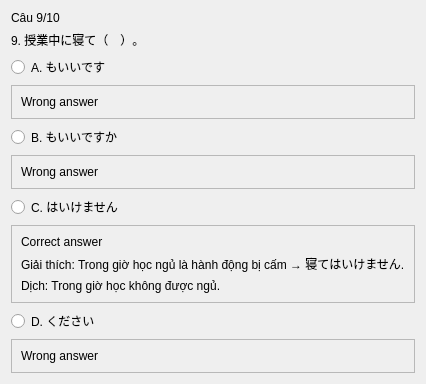
               <widget class="QWidget" name="page_15">
                <layout class="QVBoxLayout" name="verticalLayout_16">
                 <item>
                  <widget class="QLabel" name="label_100">
                   <property name="text">
                    <string>Câu 9/10</string>
                   </property>
                  </widget>
                 </item>
                 <item>
                  <widget class="QLabel" name="label_101">
                   <property name="text">
                    <string>9. 授業中に寝て（　）。</string>
                   </property>
                  </widget>
                 </item>
                 <item>
                  <widget class="QRadioButton" name="radioButton_57">
                   <property name="text">
                    <string>A. もいいです</string>
                   </property>
                  </widget>
                 </item>
                 <item>
                  <widget class="QFrame" name="frame_13">
                   <property name="frameShape">
                    <enum>QFrame::StyledPanel</enum>
                   </property>
                   <property name="frameShadow">
                    <enum>QFrame::Raised</enum>
                   </property>
                   <layout class="QVBoxLayout" name="verticalLayout_17">
                    <item>
                     <widget class="QLabel" name="label_20">
                      <property name="text">
                       <string>Wrong answer</string>
                      </property>
                     </widget>
                    </item>
                   </layout>
                  </widget>
                 </item>
                 <item>
                  <widget class="QRadioButton" name="radioButton_58">
                   <property name="text">
                    <string>B. もいいですか</string>
                   </property>
                  </widget>
                 </item>
                 <item>
                  <widget class="QFrame" name="frame_14">
                   <property name="frameShape">
                    <enum>QFrame::StyledPanel</enum>
                   </property>
                   <property name="frameShadow">
                    <enum>QFrame::Raised</enum>
                   </property>
                   <layout class="QVBoxLayout" name="verticalLayout_18">
                    <item>
                     <widget class="QLabel" name="label_22">
                      <property name="text">
                       <string>Wrong answer</string>
                      </property>
                     </widget>
                    </item>
                   </layout>
                  </widget>
                 </item>
                 <item>
                  <widget class="QRadioButton" name="radioButton_59">
                   <property name="text">
                    <string>C. はいけません</string>
                   </property>
                  </widget>
                 </item>
                 <item>
                  <widget class="QFrame" name="frame_15">
                   <property name="frameShape">
                    <enum>QFrame::StyledPanel</enum>
                   </property>
                   <property name="frameShadow">
                    <enum>QFrame::Raised</enum>
                   </property>
                   <layout class="QVBoxLayout" name="verticalLayout_19">
                    <item>
                     <widget class="QLabel" name="label_25">
                      <property name="text">
                       <string>Correct answer</string>
                      </property>
                     </widget>
                    </item>
                    <item>
                     <widget class="QLabel" name="label_24">
                      <property name="text">
                       <string>Giải thích: Trong giờ học ngủ là hành động bị cấm → 寝てはいけません.</string>
                      </property>
                     </widget>
                    </item>
                    <item>
                     <widget class="QLabel" name="label_21">
                      <property name="text">
                       <string>Dịch: Trong giờ học không được ngủ.</string>
                      </property>
                     </widget>
                    </item>
                   </layout>
                  </widget>
                 </item>
                 <item>
                  <widget class="QRadioButton" name="radioButton_60">
                   <property name="text">
                    <string>D. ください</string>
                   </property>
                  </widget>
                 </item>
                 <item>
                  <widget class="QFrame" name="frame_16">
                   <property name="frameShape">
                    <enum>QFrame::StyledPanel</enum>
                   </property>
                   <property name="frameShadow">
                    <enum>QFrame::Raised</enum>
                   </property>
                   <layout class="QVBoxLayout" name="verticalLayout_20">
                    <item>
                     <widget class="QLabel" name="label_23">
                      <property name="text">
                       <string>Wrong answer</string>
                      </property>
                     </widget>
                    </item>
                   </layout>
                  </widget>
                 </item>
                </layout>
               </widget>
